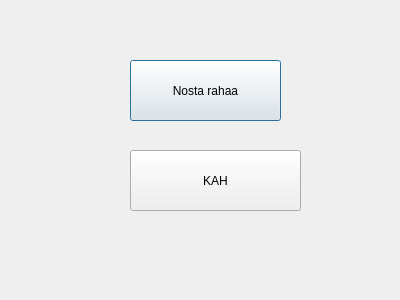
<?xml version="1.0" encoding="UTF-8"?>
<ui version="4.0">
 <class>menuofactuality</class>
 <widget class="QDialog" name="menuofactuality">
  <property name="geometry">
   <rect>
    <x>0</x>
    <y>0</y>
    <width>400</width>
    <height>300</height>
   </rect>
  </property>
  <property name="windowTitle">
   <string>Dialog</string>
  </property>
  <widget class="QPushButton" name="pushButton">
   <property name="geometry">
    <rect>
     <x>130</x>
     <y>60</y>
     <width>151</width>
     <height>61</height>
    </rect>
   </property>
   <property name="text">
    <string>Nosta rahaa</string>
   </property>
  </widget>
  <widget class="QPushButton" name="pushButton_2">
   <property name="geometry">
    <rect>
     <x>130</x>
     <y>150</y>
     <width>171</width>
     <height>61</height>
    </rect>
   </property>
   <property name="text">
    <string>KAH</string>
   </property>
  </widget>
 </widget>
 <resources/>
 <connections/>
</ui>
